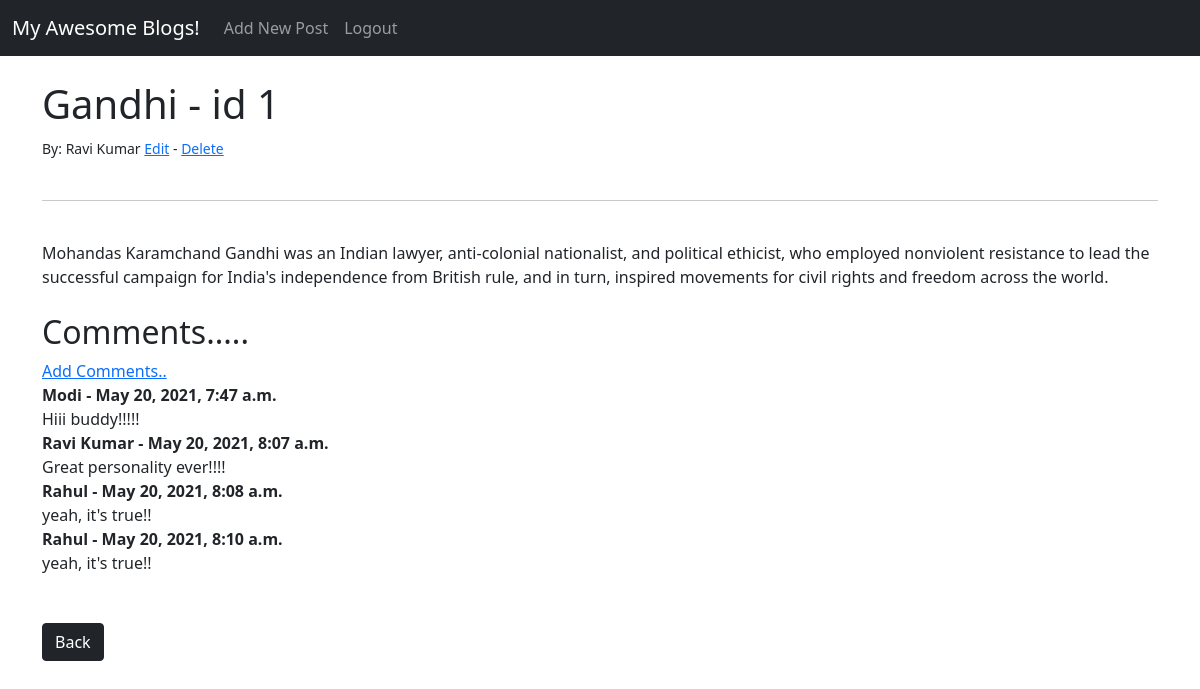
Screenshot of /article/13 (signed in) with the database file from the repository.
### Blogs/models.py (models this page shows, shortened)
class Post(models.Model):
    title = models.CharField(max_length=255)
    author  = models.ForeignKey(User, on_delete=models.CASCADE)
    body = models.TextField()

class Comment(models.Model):
    post = models.ForeignKey(Post, related_name ="comments", on_delete=models.CASCADE)
    name  = models.CharField(max_length=255)
    body = models.TextField()
    date_added = models.DateTimeField(auto_now_add=True)

### Blogs/views.py (the view)
# urls.py: path('article/<int:pk>', ArticleDetailView.as_view(), name='article-details'),
class ArticleDetailView(DetailView):
    model = Post
    template_name = 'article_details.html'

### Blogs/templates/article_details.html
  {% extends 'base.html'%}
 {% block content %}
<h1>{{ post.title }} - id {{ post.author.id}}</h1>
<small>By: {{ post.author.first_name}} {{post.author.last_name}}
  {% if user.is_authenticated %}
      {% if user.id == post.author.id %}
            <a href="{% url 'update_post' post.pk %}">Edit</a>
            - <a href="{% url 'delete_post' post.pk %}">Delete</a>
      {% endif %}
  {% endif %}
<br></small><br>
<hr>
<br>
    {{post.body}}
<br><br>
<h2>Comments.....</h2>
{% if not post.comments.all %}
          No comments yet....  <a href="{% url 'add_comment' post.pk %}">[Add One]</a>
  {% else %}
      <a href="{% url 'add_comment' post.pk %}">Add Comments..</a><br>
     {% for comment in post.comments.all  %}
       <strong>
            {{ comment.name }} -
            {{ comment.date_added }}
        </strong>
  <br>
     {{ comment.body }}
     <br>
  {% endfor %}
{% endif %}
<br><br>
      <a href="{% url 'home'%}" class="btn btn-dark">Back</a>
{% endblock %}

### rows the page displays
Post: title "Gandhi", author.id "1", author.first_name "Ravi", author.last_name "Kumar", body "Mohandas Karamchand Gandhi was an Indian lawyer, anti-colonial nationalist, and political ethicist, who employed nonviolent resistance to lead the successful campaign for India's independence from British rule, and in turn, inspired movements for civil rights and freedom across the world."
Comment: name "Modi", date_added "May 20, 2021, 7:47 a.m.", body "Hiii buddy!!!!!"
Comment: name "Ravi Kumar", date_added "May 20, 2021, 8:07 a.m.", body "Great personality ever!!!!"
Comment: name "Rahul", date_added "May 20, 2021, 8:08 a.m.", body "yeah, it's true!!"
Comment: name "Rahul", date_added "May 20, 2021, 8:10 a.m.", body "yeah, it's true!!"
